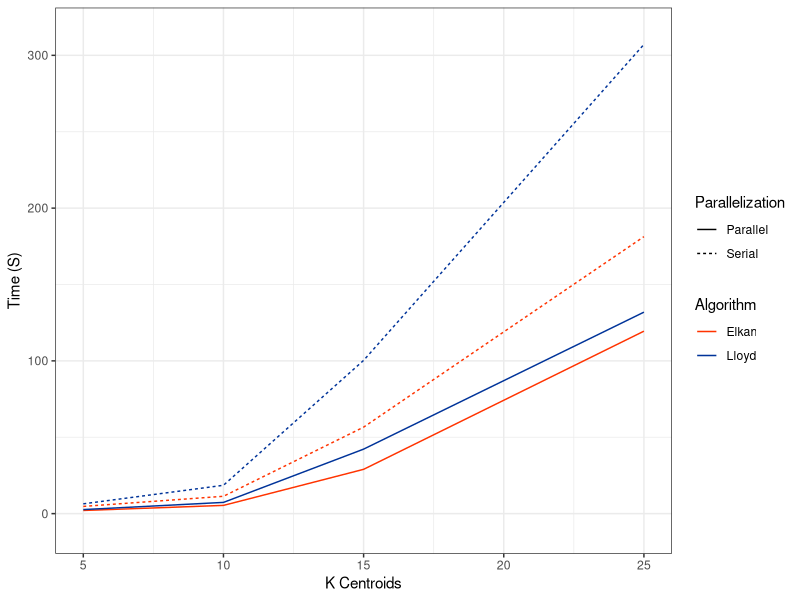
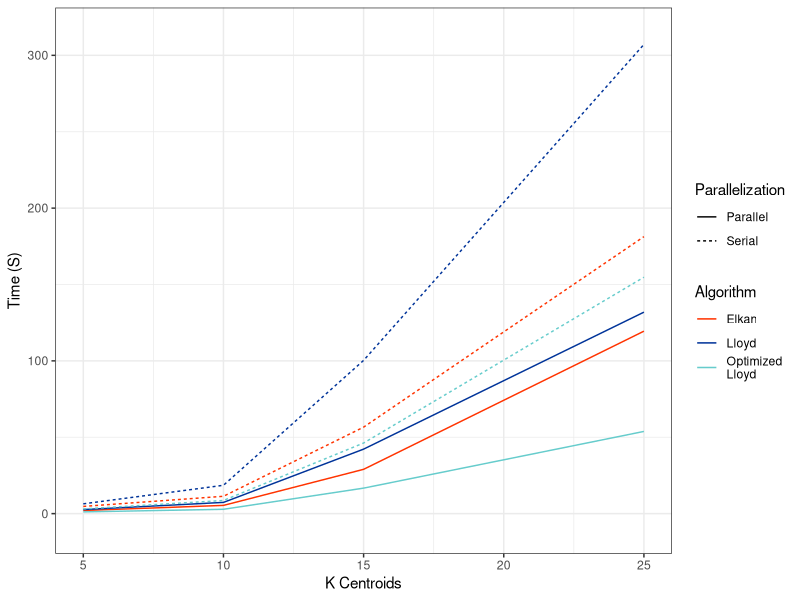
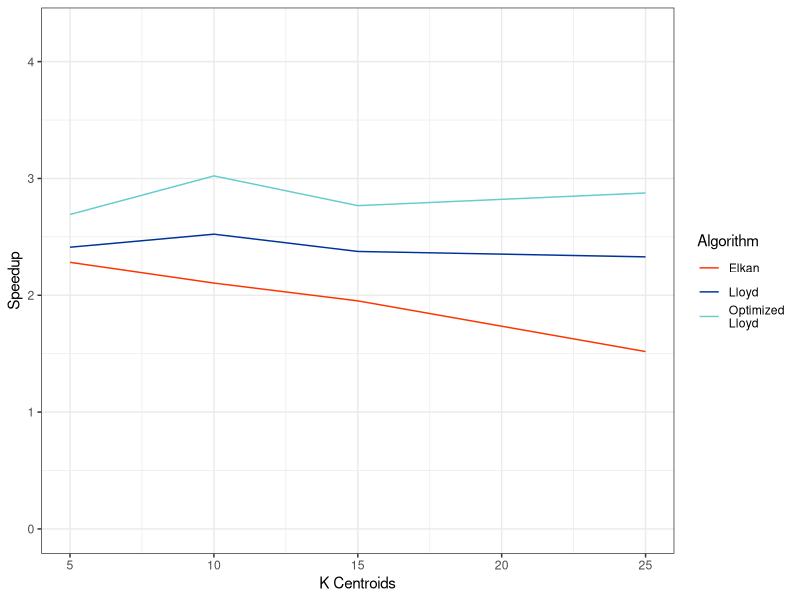

Reproduce these figures in R, in order.
library(data.table)
library(ggplot2)
library(stringr)

# TIMING DATA ###########################
lloyd.datas <- data.table("5"=c(3.080444, 1.144337),
                          "10"=c(8.622141, 2.853312),
                          "15"=c(46.224572, 16.703677),
                          "25"=c(154.763342, 53.818381),
                          "label"=c("Optimized Lloyd", "Optimized Lloyd"),
                          "parallelization"=c("Serial", "Parallel"))
lloyd.data.times <- melt(lloyd.datas, id.vars=c("label", "parallelization"), measure.vars=c("5", "10", "15", "25"),
                  variable.factor=FALSE, variable.name="K Centroids")
lloyd.data.times$`K Centroids` <- as.numeric(lloyd.data.times$`K Centroids`)
names(lloyd.data.times) <- c("Algorithm", "Parallelization", "K Centroids", "Time (S)")
lloyd.data.times

elkan.datas <- data.table("5"=c(4.732397, 2.073992),
                          "10"=c(11.357067, 5.396971),
                          "15"=c(56.625037, 29.008391),
                          "25"=c(181.321405, 119.449632),
                          "label"=c("Elkan", "Elkan"),
                          "parallelization"=c("Serial", "Parallel"))
elkan.data.times <- melt(elkan.datas, id.vars=c("label", "parallelization"), measure.vars=c("5", "10", "15", "25"),
                        variable.factor=FALSE, variable.name="K Centroids")
elkan.data.times$`K Centroids` <- as.numeric(elkan.data.times$`K Centroids`)
names(elkan.data.times) <- c("Algorithm", "Parallelization", "K Centroids", "Time (S)")
elkan.data.times

slow_datas <- data.table("5"=c(6.41404, 2.65987),
                         "10"=c(18.559297, 7.356104),
                         "15"=c(100.31866, 42.23705),
                         "25"=c(307.145723, 131.894881),
                         "label"=c("Lloyd", "Lloyd"),
                         "parallelization" = c("Serial", "Parallel"))
slow.data.times <- melt(slow_datas, id.vars=c("label", "parallelization"), measure.vars=c("5", "10", "15", "25"),
                  variable.factor=FALSE, variable.name="K Centroids")
slow.data.times$`K Centroids` <- as.numeric(slow.data.times$`K Centroids`)
names(slow.data.times) <- c("Algorithm", "Parallelization", "K Centroids", "Time (S)")
slow.data.times

# Elkan v. Slow Lloyd plot
slow.times <- rbind(elkan.data.times, slow.data.times)
slow.times
ggplot() +
  geom_line(aes(x=`K Centroids`, y=`Time (S)`, color=Algorithm, linetype=Parallelization), data=slow.times) +
  scale_y_continuous(limits = c(-10, 315)) +
  scale_color_manual(values = c("#FF3300", "#003399"), breaks=c("Elkan", "Lloyd")) +
  guides(color = guide_legend(order=0),
         linetype = guide_legend(order=1)) +
  theme_bw()

# All times plot
all.times <- rbind(slow.times, lloyd.data.times)
ggplot() +
  geom_line(aes(x=`K Centroids`, y=`Time (S)`, color=Algorithm, linetype=Parallelization), data=all.times) +
  scale_y_continuous(limits = c(-10, 315)) +
  guides(color = guide_legend(order=0),
         linetype = guide_legend(order=1)) +
  scale_color_manual(values = c("#FF3300", "#003399", "#66CCCC"),
                     breaks=c("Elkan", "Lloyd", "Optimized Lloyd"),
                     labels = function(x) str_wrap(x, width = 10)) +
  theme_bw()

# SPEEDUP DATA ###########################
slow_speedup <- data.table("5"=c(2.411411084),
                           "10"=c(2.522979148),
                           "15"=c(2.375134154),
                           "25"=c(2.328716025),
                           "label"=c("Lloyd"))
slow.data.speedup <- melt(slow_speedup, id.vars="label", measure.vars=c("5", "10", "15", "25"),
                     variable.factor=FALSE, variable.name="K Centroids")
slow.data.speedup$`K Centroids` <- as.numeric(slow.data.speedup$`K Centroids`)
names(slow.data.speedup) <- c("Algorithm", "K Centroids", "Speedup")
slow.data.speedup

speedup_datas <- data.table("5"=c(2.691902822, 2.281782),
                            "10"=c(3.021800981, 2.104341),
                            "15"=c(2.767329134, 1.952023),
                            "25"=c(2.875659563, 1.517973743),
                            "label"=c("Optimized Lloyd", "Elkan"))
data.speedup <- melt(speedup_datas, id.vars="label", measure.vars=c("5", "10", "15", "25"),
                     variable.factor=FALSE, variable.name="K Centroids")
data.speedup$`K Centroids` <- as.numeric(data.speedup$`K Centroids`)
names(data.speedup) <- c("Algorithm", "K Centroids", "Speedup")

data.speedup <- rbind(slow.data.speedup, data.speedup)
data.speedup

# Speedup Plot
ggplot() +
  geom_line(aes(x=`K Centroids`, y=`Speedup`, color=Algorithm), data=data.speedup) +
  scale_y_continuous(limits = c(0, 4.25)) +
  scale_color_manual(values = c("#FF3300", "#003399", "#66CCCC"),
                     breaks=c("Elkan", "Lloyd", "Optimized Lloyd"),
                     labels = function(x) str_wrap(x, width = 10)) +
  theme_bw()

